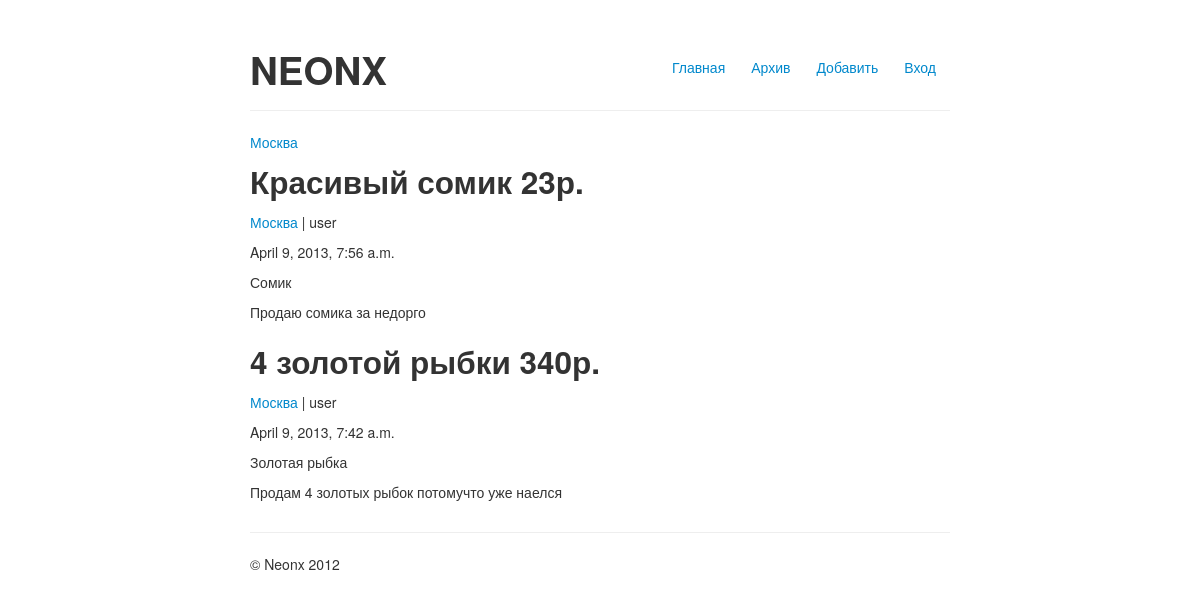
Page /moskva on the committed database.
### ad/models.py (models this page shows, shortened)
class City(models.Model):
    title = models.CharField(max_length=30, verbose_name = 'Город')
    name = models.CharField(max_length=30, verbose_name='Город транслитом')
    class Meta:
        verbose_name = 'Город'
        verbose_name_plural = 'Города'

class Ad(models.Model):
    title = models.CharField(max_length=50, verbose_name = 'Заголовок')
    description = models.TextField(verbose_name = 'Описание')
    timestamp = models.DateTimeField(default=datetime.now())
    price = models.IntegerField(verbose_name = 'Цена')
    category = models.ForeignKey(Category, verbose_name = 'Категория')
    city = models.ForeignKey(City, verbose_name = 'Город')
    user = models.ForeignKey(User)
    image = models.ImageField(upload_to='images', blank=True, default='images/default.jpg', verbose_name = 'Фото')
    class Meta:
        ordering = ('-timestamp',)
        verbose_name = 'Объявление'
        verbose_name_plural = 'Объявления'

class Category(models.Model):
    title = models.CharField(max_length=30, verbose_name = 'Категория')
    name = models.CharField(max_length=30, verbose_name='Категория транслитом')
    class Meta:
        verbose_name = 'Категория'
        verbose_name_plural = 'Категории'
    def __unicode__(self):
        return self.title

### ad/views.py (the view)
def cityarchive(request, urlcity):
    city = City.objects.get(name = urlcity)
    ads = city.ad_set.all()
    return render_to_response("cityarchive.html", {'ads' : ads, 'city' : city,}, RequestContext(request))

### ad/templates/cityarchive.html
﻿{% extends "base.html" %}
{% block content %}
    <a href="/">{{ city.title }}</a>
    {% include "archive.html" %}
{% endblock %}

### ad/templates/archive.html (shortened to what this page needs)
﻿{% block content %}
    {% load thumbnail %}
    {% for ad in ads %}
        <h2>{{ ad.title }} {{ad.price}}р.</h2>
        <div class="row-fluid">
            <div class="span7">
                <p><a href="/{{ ad.city.name }}">{{ ad.city.title }}</a> | {{ ad.user }}</p>
                <p>{{ ad.timestamp }} </p>
                <p>{{ ad.category }} </p>
                <p>{{ ad.description }}</p>
            </div>
            <div class="span5 text-center">
            </div>
        </div>
    {% endfor %}
{% endblock %}

### static/css/main.css (style rules this page uses)
body { padding-top: 20px; padding-bottom: 40px; }

### rows in the picture
City: title "Москва"
Ad: title "Красивый сомик", price "23", city "Москва", user "user", timestamp "April 9, 2013, 7:56 a.m.", category "Сомик", description "Продаю сомика за недорго"
Ad: title "4 золотой рыбки", price "340", city "Москва", user "user", timestamp "April 9, 2013, 7:42 a.m.", category "Золотая рыбка", description "Продам 4 золотых рыбок потомучто уже наелся"
